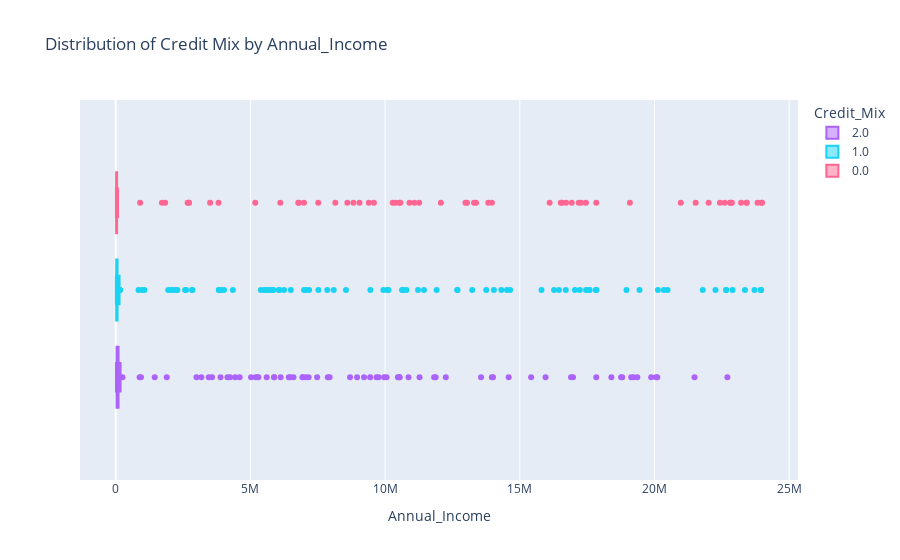

The cell this chart's notebook holds for it:
### Code cell
data = pd.DataFrame(data)

# Create the box plot
fig = px.box(data, x='Annual_Income', color='Credit_Mix', title='Distribution of Credit Mix by Annual_Income',
             color_discrete_map={'Bad':'green',
                                  'Standard' :'red',
                                  'Good': 'blue' })

fig.show()

### Figure 1 — Plotly figure (JSON) as saved in the notebook; plotly's stock layout.template omitted (floating-point values rounded to 4 significant figures; data arrays with more than 128 entries replaced by an {"elided": "..."} marker saying what was removed)
{"data": [{"alignmentgroup": "True", "hovertemplate": "Credit_Mix=2.0<br>Annual_Income=%{x}<extra></extra>", "legendgroup": "2.0", "marker": {"color": "#ab63fa"}, "name": "2.0", "notched": false, "offsetgroup": "2.0", "orientation": "h", "showlegend": true, "type": "box", "x": {"elided": "5802 float values"}, "x0": " ", "xaxis": "x", "y0": " ", "yaxis": "y"}, {"alignmentgroup": "True", "hovertemplate": "Credit_Mix=1.0<br>Annual_Income=%{x}<extra></extra>", "legendgroup": "1.0", "marker": {"color": "#19d3f3"}, "name": "1.0", "notched": false, "offsetgroup": "1.0", "orientation": "h", "showlegend": true, "type": "box", "x": {"elided": "9757 float values"}, "x0": " ", "xaxis": "x", "y0": " ", "yaxis": "y"}, {"alignmentgroup": "True", "hovertemplate": "Credit_Mix=0.0<br>Annual_Income=%{x}<extra></extra>", "legendgroup": "0.0", "marker": {"color": "#FF6692"}, "name": "0.0", "notched": false, "offsetgroup": "0.0", "orientation": "h", "showlegend": true, "type": "box", "x": {"elided": "5654 float values"}, "x0": " ", "xaxis": "x", "y0": " ", "yaxis": "y"}], "layout": {"boxmode": "group", "legend": {"title": {"text": "Credit_Mix"}, "tracegroupgap": 0}, "title": {"text": "Distribution of Credit Mix by Annual_Income"}, "xaxis": {"anchor": "y", "domain": [0, 1], "title": {"text": "Annual_Income"}}, "yaxis": {"anchor": "x", "domain": [0, 1]}}}
